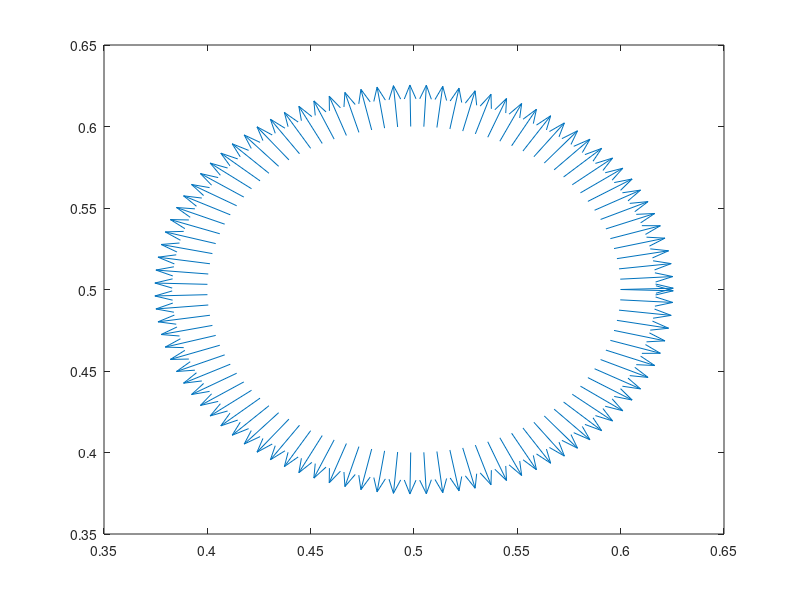

Write the MATLAB code that produced this figure.
clc;
clear all;
close all;
format short g;
% ----------------------------------------------------------------------- %
pointCloud = dlmread('point_cloud.txt');
nodeEffectiveArea = zeros(size(pointCloud,1),1);
nodeUnitNormalVector = zeros(size(pointCloud,1),2);
pBoundary = dlmread('surface_pressure.txt');
for i=1:size(pointCloud,1)
    if i == 1
        nodeEffectiveArea(i) = 0.5 * sqrt(...
        (pointCloud(i+1,1) - pointCloud(end,1))^2 + ...
        (pointCloud(i+1,2) - pointCloud(end,2))^2);

        alpha = pointCloud(i+1,1) - pointCloud(end,1);
        beta = pointCloud(i+1,2) - pointCloud(end,2);
        nodeUnitNormalVector(i,1) = beta / sqrt(alpha^2 + beta^2);
        nodeUnitNormalVector(i,2) = -alpha / sqrt(alpha^2 + beta^2);
    elseif i == size(pointCloud,1)
        nodeEffectiveArea(i) = 0.5 * sqrt(...
        (pointCloud(1,1) - pointCloud(end-1,1))^2 + ...
        (pointCloud(1,2) - pointCloud(end-1,2))^2);

        alpha = pointCloud(1,1) - pointCloud(end-1,1);
        beta = pointCloud(1,2) - pointCloud(end-1,2);
        nodeUnitNormalVector(i,1) = beta / sqrt(alpha^2 + beta^2);
        nodeUnitNormalVector(i,2) = -alpha / sqrt(alpha^2 + beta^2);
    else
        nodeEffectiveArea(i) = 0.5 * sqrt(...
            (pointCloud(i+1,1) - pointCloud(i-1,1))^2 + ...
            (pointCloud(i+1,2) - pointCloud(i-1,2))^2);

        alpha = pointCloud(i+1,1) - pointCloud(i-1,1);
        beta = pointCloud(i+1,2) - pointCloud(i-1,2);
        nodeUnitNormalVector(i,1) = beta / sqrt(alpha^2 + beta^2);
        nodeUnitNormalVector(i,2) = -alpha / sqrt(alpha^2 + beta^2);
    end
end

[pBoundary .* nodeEffectiveArea .* -nodeUnitNormalVector(:,1),...
    pBoundary .* nodeEffectiveArea,...
    nodeUnitNormalVector(:,1)]

sum(pBoundary .* nodeEffectiveArea .* -nodeUnitNormalVector(:,1))

figure,
quiver(pointCloud(:,1),pointCloud(:,2),nodeUnitNormalVector(:,1),nodeUnitNormalVector(:,2))